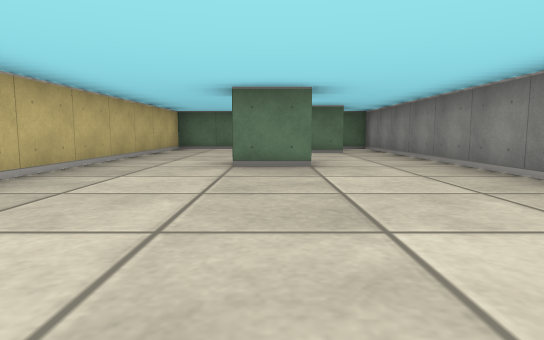
view 1 (above)

14 first-person views from a walk through a cub3D maze. The camera is about half as high as the walls, tilts 6° down and sees 75° across. The floor is counted in squares. Each view is taken from the middle of a square. On the plan, view 1 faces up. The plan holds only what a view shows up to about 9 squares ahead; the rest is blank.

view 2
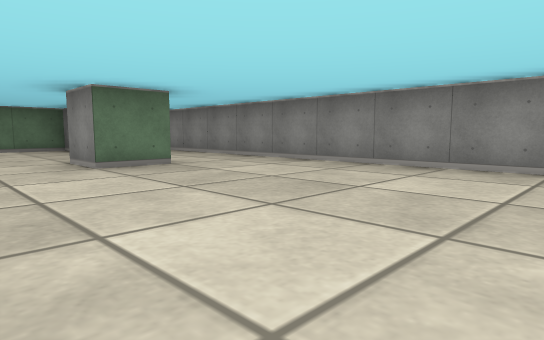

view 3
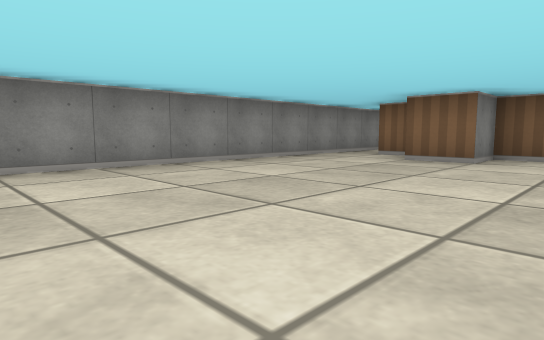

view 4
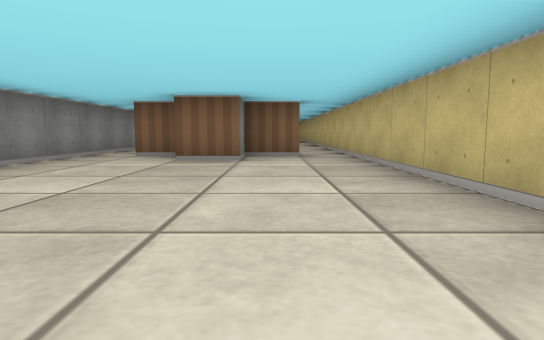

view 5
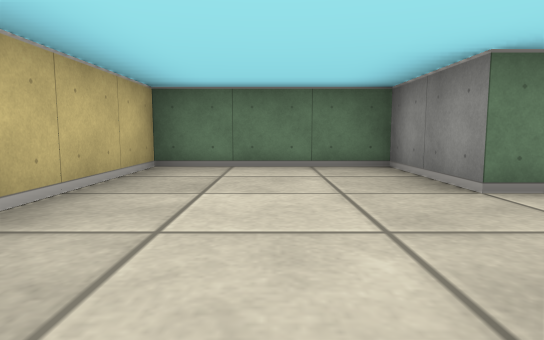

view 6
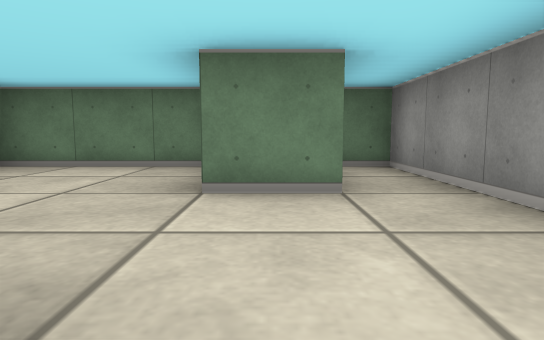

view 7
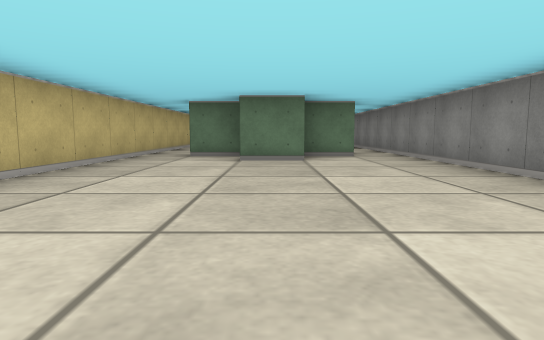

view 8
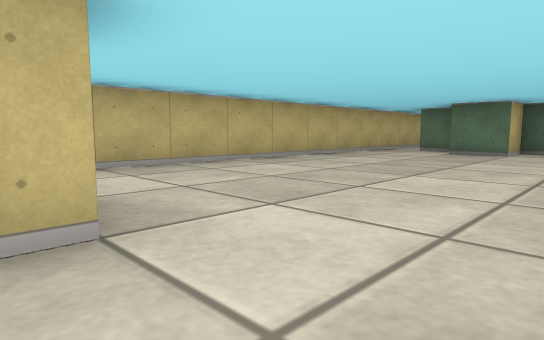

view 9
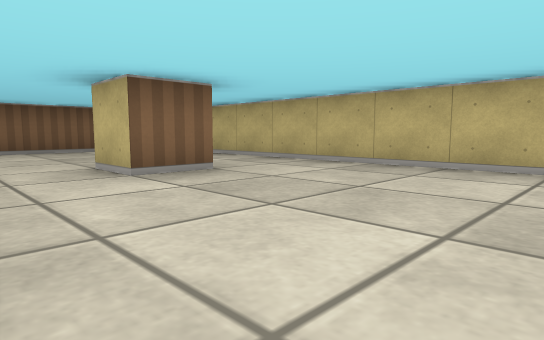

view 10
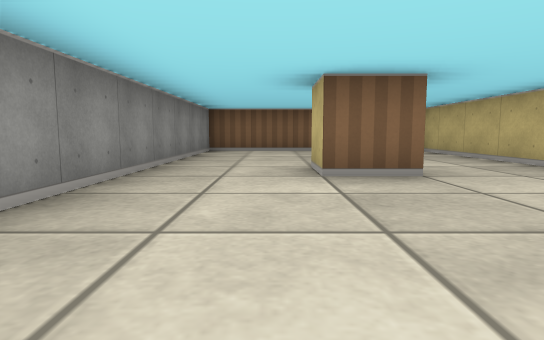

view 11
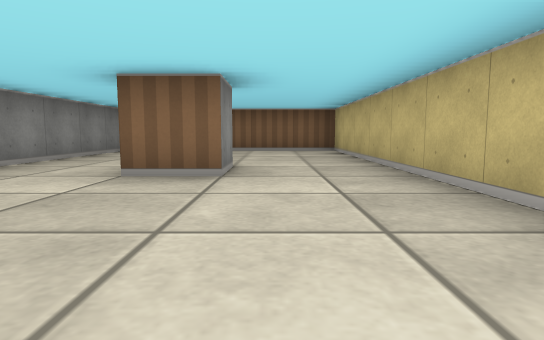

view 12
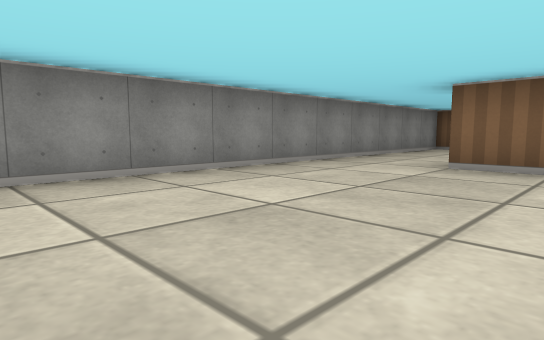

view 13
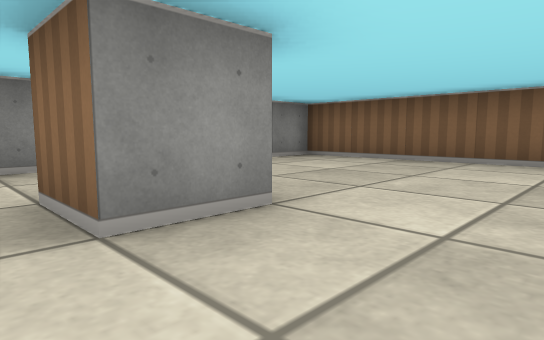

view 14
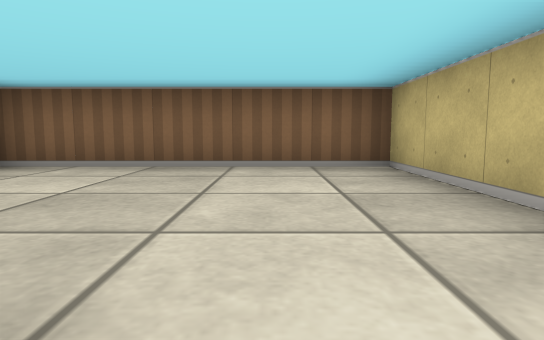

### Floor plan
Points are (right, up) in squares from view 1. A wall is a line through its corners. A room is listed if a view was taken in it or the views show most of it. See-through windows are left out.
Room 1 (views 1, 2, 3, 4, 5, 6)
walls: (0.6, 4.5) (-0.5, 4.5) (-0.5, 5.5); (1.6, 7.5) (0.5, 7.5) (0.5, 9.5) (-2.5, 9.5) (-2.5, -2.5); (0.8, -2.5) (1.5, -2.5); (-1.6, -2.5) (-0.5, -2.5) (-0.5, -1.5) (0.5, -1.5); (2.5, -2.5) (2.5, 9.5) (1.9, 9.5)
ways out: opening at (-2, -3) to room 2; opening at (2, -3) to room 2
Room 2 (views 7, 8, 9, 10, 11, 12, 13, 14)
walls: (-0.5, -12.5) (-0.5, -11.5) (0.5, -11.5) (0.5, -12.5); (-0.5, -3.5) (-1.5, -3.5); (1.6, -3.5) (0.5, -3.5) (0.5, -4.5) (-0.5, -4.5); (-2.5, -2.5) (-2.5, -16.5) (2.5, -16.5) (2.5, -2.5)
ways out: opening at (-2, -3) to room 1; opening at (2, -3) to room 1

Where each view was taken, in squares from view 1:
view 1: 0 up, 0 right, facing up
view 2: 0 up, 2 left, facing up-right
view 3: 4 up, 2 left, facing down-right
view 4: 4 up, 1 left, facing down
view 5: 5 up, 1 left, facing up
view 6: 5 up, 1 right, facing up
view 7: 10 down, 0 right, facing up
view 8: 12 down, 2 right, facing up-left
view 9: 8 down, 2 right, facing down-left
view 10: 8 down, 1 right, facing down
view 11: 8 down, 1 left, facing down
view 12: 7 down, 1 left, facing down-right
view 13: 11 down, 2 left, facing down-right
view 14: 12 down, 1 left, facing down
